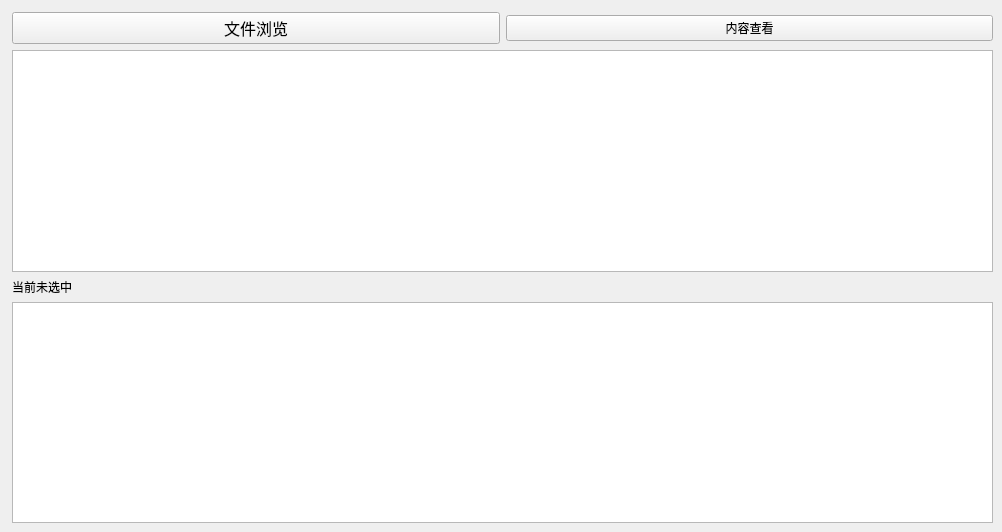
    <widget class="QWidget" name="tab_file_read">
     <attribute name="title">
      <string>存储文件读取</string>
     </attribute>
     <widget class="QWidget" name="layoutWidget">
      <property name="geometry">
       <rect>
        <x>12</x>
        <y>12</y>
        <width>981</width>
        <height>511</height>
       </rect>
      </property>
      <layout class="QVBoxLayout" name="verticalLayout_4">
       <item>
        <layout class="QHBoxLayout" name="horizontalLayout_7">
         <item>
          <widget class="QPushButton" name="pushButton_filenamedisplay">
           <property name="font">
            <font>
             <family>宋体</family>
             <pointsize>12</pointsize>
             <bold>false</bold>
            </font>
           </property>
           <property name="text">
            <string>文件浏览</string>
           </property>
          </widget>
         </item>
         <item>
          <widget class="QPushButton" name="pushButton_read_file">
           <property name="text">
            <string>内容查看</string>
           </property>
          </widget>
         </item>
        </layout>
       </item>
       <item>
        <widget class="QListWidget" name="listWidget_files"/>
       </item>
       <item>
        <widget class="QLabel" name="label_selected_file">
         <property name="sizePolicy">
          <sizepolicy hsizetype="Expanding" vsizetype="Preferred">
           <horstretch>0</horstretch>
           <verstretch>0</verstretch>
          </sizepolicy>
         </property>
         <property name="text">
          <string>当前未选中</string>
         </property>
        </widget>
       </item>
       <item>
        <widget class="QTableWidget" name="tableWidget_file_content">
         <property name="alternatingRowColors">
          <bool>true</bool>
         </property>
         <property name="selectionMode">
          <enum>QAbstractItemView::SelectionMode::SingleSelection</enum>
         </property>
         <property name="selectionBehavior">
          <enum>QAbstractItemView::SelectionBehavior::SelectRows</enum>
         </property>
        </widget>
       </item>
      </layout>
     </widget>
    </widget>
